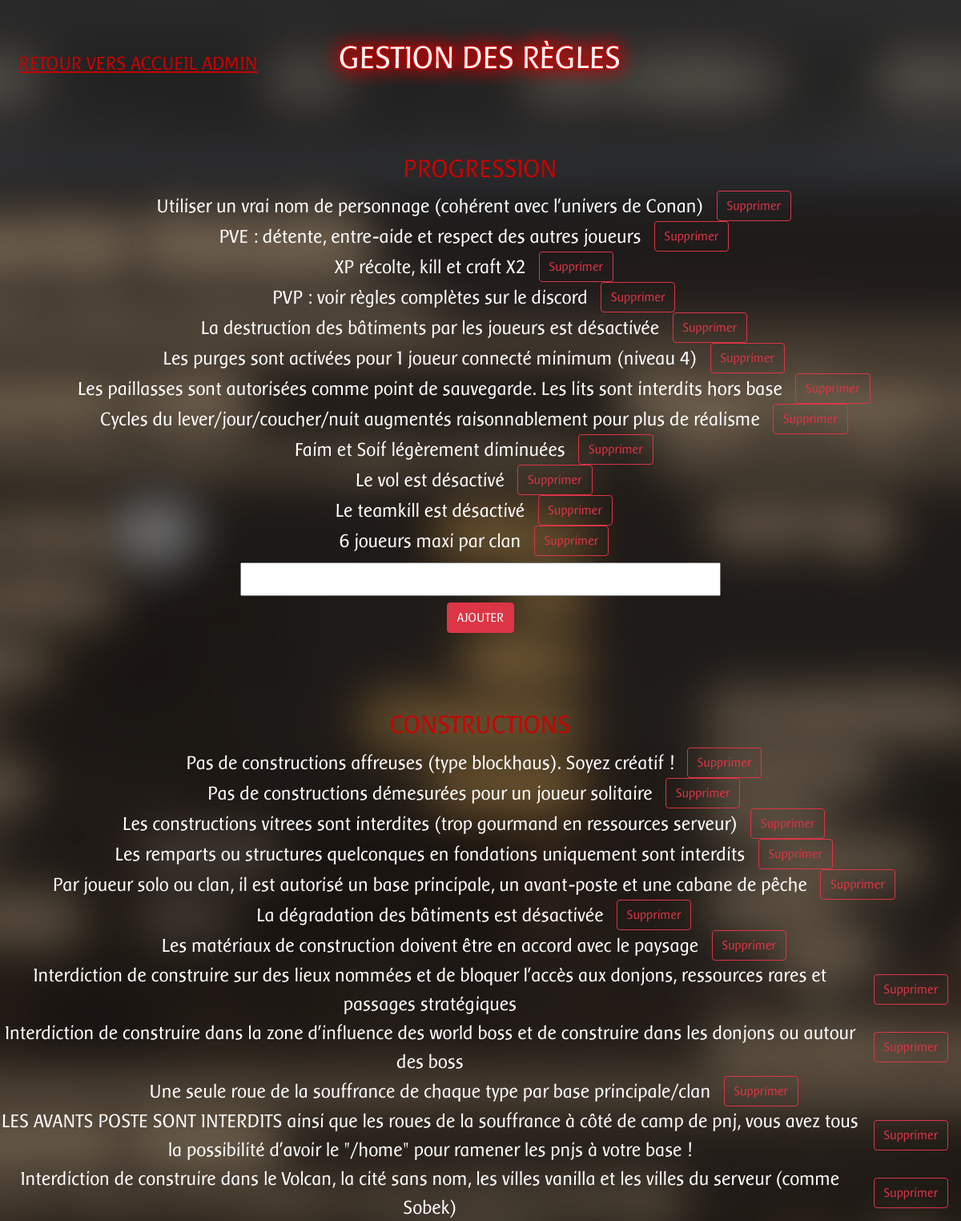
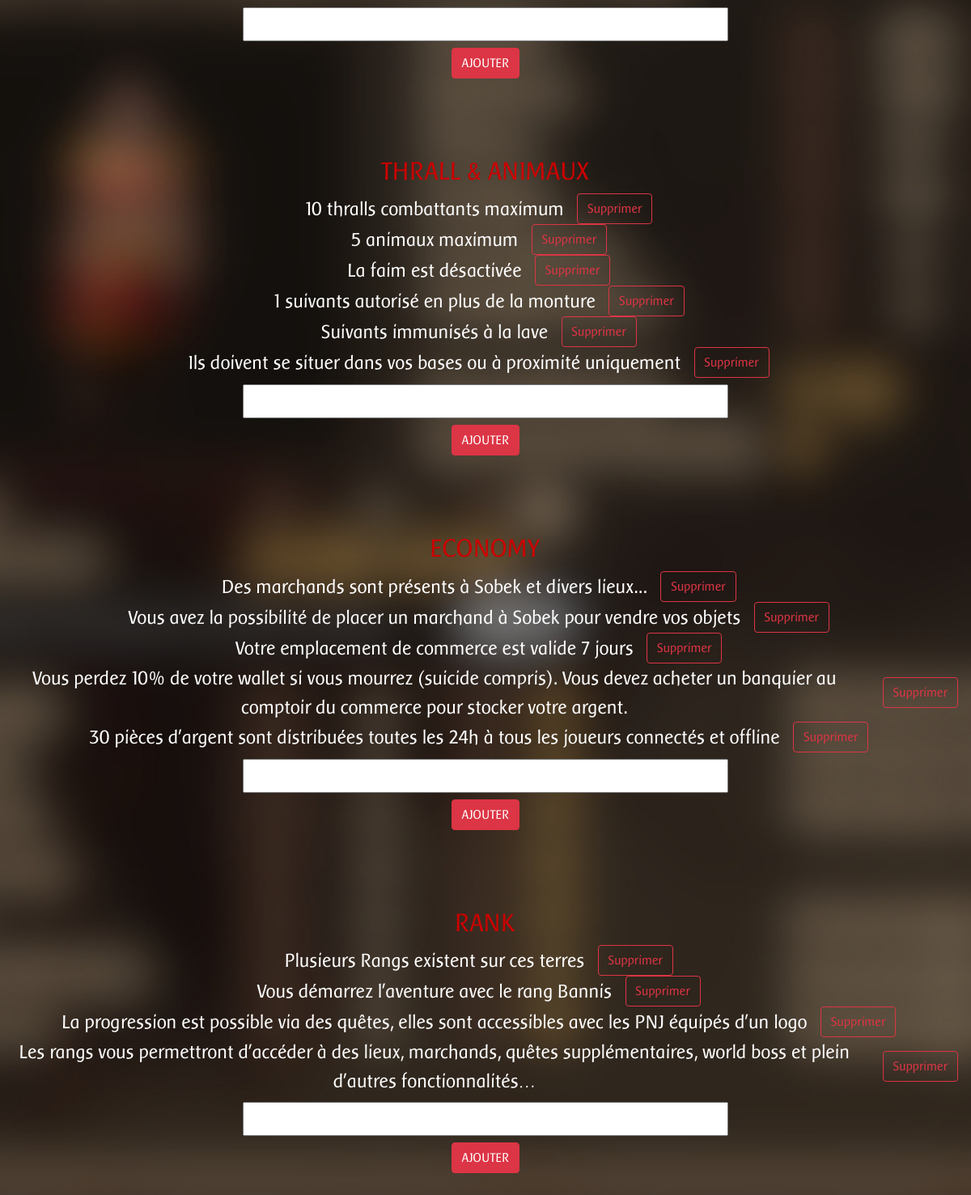
Screenshot of /admin/view/admin_rules.php with the database file from the repository (2 pictures, top to bottom).
### tables this page shows
CREATE TABLE IF NOT EXISTS `progression` (
  `id` int(11) NOT NULL AUTO_INCREMENT,
  `rule` text NOT NULL,
  PRIMARY KEY (`id`)
);

CREATE TABLE IF NOT EXISTS `construction` (
  `id` int(11) NOT NULL AUTO_INCREMENT,
  `rule` text NOT NULL,
  PRIMARY KEY (`id`)
);

CREATE TABLE IF NOT EXISTS `compagnon` (
  `id` int(11) NOT NULL AUTO_INCREMENT,
  `rule` text NOT NULL,
  PRIMARY KEY (`id`)
);

CREATE TABLE IF NOT EXISTS `economy` (
  `id` int(11) NOT NULL AUTO_INCREMENT,
  `rule` text NOT NULL,
  PRIMARY KEY (`id`)
);

CREATE TABLE IF NOT EXISTS `rank` (
  `id` int(11) NOT NULL AUTO_INCREMENT,
  `rule` text NOT NULL,
  PRIMARY KEY (`id`)
);

### admin/fonctions/requests.php (called while the page is built)
<?php
    function request_rules_progression($bdd) {
        $ajout = $bdd->query('SELECT id, rule FROM progression');
        return $ajout;
    }
    function request_rules_constructions($bdd) {
        $ajout = $bdd->query('SELECT id, rule FROM construction');
        return $ajout;
    }
    function request_rules_compagnons($bdd) {
        $ajout = $bdd->query('SELECT id, rule FROM compagnon');
        return $ajout;
    }
    function request_rules_economy($bdd) {
        $ajout = $bdd->query('SELECT id, rule FROM economy');
        return $ajout;
    }
    function request_rules_rank($bdd) {
        $ajout = $bdd->query('SELECT id, rule FROM rank');
        return $ajout;
    }
?>

### admin/view/admin_rules.php (the view, shortened to what this page needs)
<?php
$bdd = db_connect();
require('../fonctions/requests.php');
$rules_progression = request_rules_progression($bdd);
$rules_constructions = request_rules_constructions($bdd);
$rules_compagnons = request_rules_compagnons($bdd);
$rules_economy = request_rules_economy($bdd);
$rules_rank = request_rules_rank($bdd);
?>
<p id="return" class="uppercase"><a href="../index_admin.php" id="return_a" class="red">Retour vers accueil admin</a></p>
<div id="content" class="center">
  <h1 class="white center uppercase shadow-red my-5">gestion des règles</h1>
  <div class="block-rules mt-5">
    <h2 class="white center uppercase red">Progression</h2>
    <?php
      while ($progression = $rules_progression->fetch())
      {
        echo('<div class="rule">
                <p class="center white" >' . $progression['rule'] . '</p>
                <form action="#" method="post" class="my-0 mx-3">
                  <input type="text" name="base" class="hidden btn-base" value="progression" required>
                  <input type="text" name="id" class="hidden btn-id" value="' . $progression['id'] . '" required>
                  <input type="submit" value="Supprimer" class="btn btn-outline-danger btn-rule">
                </form>
              </div>'
            );
      }
    ?>
    <form action="../fonctions/post_rule.php" method="post" class="mt-2">
      <input type="text" name="rule" class="input-rule" required>
      <br>
      <input type="submit" value="AJOUTER" class="input-submit btn btn-danger mt-2">
    </form>
  </div>
  <div class="block-rules">
    <h2 class="white center uppercase red">Constructions</h2>
    <?php
      while ($construction = $rules_constructions->fetch())
      {
        echo('<div class="rule">
                <p class="center white" >' . $construction['rule'] . '</p>
                <form action="#" method="post" class="my-0 mx-3">
                  <input type="text" name="base" class="hidden btn-base" value="construction" required>
                  <input type="text" name="id" class="hidden btn-id" value="' . $construction['id'] . '" required>
                  <input type="submit" value="Supprimer" class="btn btn-outline-danger btn-rule">
                </form>
              </div>'
            );
      }
    ?>
    <form action="../fonctions/post_rule.php" method="post" class="mt-2">
      <input type="text" name="rule" class="input-rule" required>
      <br>
      <input type="submit" value="AJOUTER" class="input-submit btn btn-danger mt-2">
    </form>
  </div>
  <div class="block-rules">
    <h2 class="white center uppercase red">Thrall & Animaux</h2>
    <?php
      while ($compagnon = $rules_compagnons->fetch())
      {
        echo('<div class="rule">
                <p class="center white" >' . $compagnon['rule'] . '</p>
                <form action="#" method="post" class="my-0 mx-3">
                  <input type="text" name="base" class="hidden btn-base" value="compagnon" required>
                  <input type="text" name="id" class="hidden btn-id" value="' . $compagnon['id'] . '" required>
                  <input type="submit" value="Supprimer" class="btn btn-outline-danger btn-rule">
                </form>
              </div>'
            );
      }
    ?>
    <form action="../fonctions/post_rule.php" method="post" class="mt-2">
      <input type="text" name="rule" class="input-rule" required>
      <br>
      <input type="submit" value="AJOUTER" class="input-submit btn btn-danger mt-2">
    </form>
  </div>
  <div class="block-rules">
    <h2 class="white center uppercase red">Economy</h2>
    <?php
      while ($economy = $rules_economy->fetch())
      {
        echo('<div class="rule">
                <p class="center white" >' . $economy['rule'] . '</p>
                <form action="#" method="post" class="my-0 mx-3">
                  <input type="text" name="base" class="hidden btn-base" value="economy" required>
                  <input type="text" name="id" class="hidden btn-id" value="' . $economy['id'] . '" required>
                  <input type="submit" value="Supprimer" class="btn btn-outline-danger btn-rule">
                </form>
              </div>'
            );
      }
    ?>
    <form action="../fonctions/post_rule.php" method="post" class="mt-2">
      <input type="text" name="rule" class="input-rule" required>
      <br>
      <input type="submit" value="AJOUTER" class="input-submit btn btn-danger mt-2">
    </form>
  </div>
  <div class="block-rules">
    <h2 class="white center uppercase red">Rank</h2>
    <?php
      while ($rank = $rules_rank->fetch())
      {
        echo('<div class="rule">
                <p class="center white" >' . $rank['rule'] . '</p>
                <form action="#" method="post" class="my-0 mx-3">
                  <input type="text" name="base" class="hidden btn-base" value="rank" required>
                  <input type="text" name="id" class="hidden btn-id" value="' . $rank['id'] . '" required>
                  <input type="submit" value="Supprimer" class="btn btn-outline-danger btn-rule">
                </form>
              </div>'
            );
      }
    ?>
    <form action="../fonctions/post_rule.php" method="post" class="mt-2">
      <input type="text" name="rule" class="input-rule" required>
      <br>
      <input type="submit" value="AJOUTER" class="input-submit btn btn-danger mt-2">
    </form>
  </div>
</div>
<?php require('../template/template_admin.php'); ?>

### admin/css/admin_rules.css (style rules this page uses)
body { background-image: url(../img/bodyadmin.jpg); background-repeat: no-repeat; background-size: cover; background-attachment: fixed; }
.white { color: #ffffff; }
.center { text-align: center; }
.uppercase { text-transform: uppercase; }
.red { color: #cc0000; }
.input-rule { width: 50%; text-align: center; }
.input-submit, .input-rule, p { font-size: 1.5em; }
.rule { display: flex; justify-content: center; align-items: center; }
.block-rules { margin-bottom: 5em; }
.shadow-red { text-shadow: -1px 1px 0 #cc0000, 1px 1px 0 #cc0000, 1px -1px 0 #cc0000, -1px -1px 0 #cc0000, 0px 10px 0.5em #cc0000, 0px -10px 0.5em #cc0000, 10px 0px 0.5em #cc0000, -10px 0px 0.5em #cc0000; }
#return { position: fixed; top : 2%; left : 2%; }
#content { display: flex; flex-direction: column; justify-content: center; }
p { margin: 0 !important; }

### admin/css/admin_rules_responsive.css (style rules this page uses)
@media all and (max-width: 1690px) { body { background-position: center; } }

### polices/stylesheet.css (style rules this page uses)
body { font-family: "baars", "hyborian2", "jockey_oneregular", Arial, Helvetica, sans-serif !important; margin: 0; padding: 0; }

### rows the page displays
progression: rule "Utiliser un vrai nom de personnage (cohérent avec l'univers de Conan)"
progression: rule "PVE : détente, entre-aide et respect des autres joueurs"
progression: rule "XP récolte, kill et craft X2"
progression: rule "PVP : voir règles complètes sur le discord"
progression: rule "La destruction des bâtiments par les joueurs est désactivée"
progression: rule "Les purges sont activées pour 1 joueur connecté minimum (niveau 4)"
progression: rule "Les paillasses sont autorisées comme point de sauvegarde. Les lits sont interdits hors base"
progression: rule "Cycles du lever/jour/coucher/nuit augmentés raisonnablement pour plus de réalisme"
progression: rule "Faim et Soif légèrement diminuées"
progression: rule "Le vol est désactivé"
progression: rule "Le teamkill est désactivé"
progression: rule "6 joueurs maxi par clan"
construction: rule "Pas de constructions affreuses (type blockhaus). Soyez créatif !"
construction: rule "Pas de constructions démesurées pour un joueur solitaire"
construction: rule "Les constructions vitrees sont interdites (trop gourmand en ressources serveur)"
construction: rule "Les remparts ou structures quelconques en fondations uniquement sont interdits"
construction: rule "Par joueur solo ou clan, il est autorisé un base principale, un avant-poste et une cabane de pêche"
construction: rule "La dégradation des bâtiments est désactivée"
construction: rule "Les matériaux de construction doivent être en accord avec le paysage"
construction: rule "Interdiction de construire sur des lieux nommées et de bloquer l'accès aux donjons, ressources rares et passages stratégiques"
construction: rule "Interdiction de construire dans la zone d'influence des world boss et de construire dans les donjons ou autour des boss"
construction: rule "Une seule roue de la souffrance de chaque type par base principale/clan"
construction: rule "LES AVANTS POSTE SONT INTERDITS ainsi que les roues de la souffrance à côté de camp de pnj, vous avez tous la possibilité d'avoir le \"/home\" pour ramener les pnjs à votre base !"
construction: rule "Interdiction de construire dans le Volcan, la cité sans nom, les villes vanilla et les villes du serveur (comme Sobek)"
compagnon: rule "10 thralls combattants maximum"
compagnon: rule "5 animaux maximum"
compagnon: rule "La faim est désactivée"
compagnon: rule "1 suivants autorisé en plus de la monture"
compagnon: rule "Suivants immunisés à la lave"
compagnon: rule "Ils doivent se situer dans vos bases ou à proximité uniquement"
economy: rule "Des marchands sont présents à Sobek et divers lieux..."
economy: rule "Vous avez la possibilité de placer un marchand à Sobek pour vendre vos objets"
economy: rule "Votre emplacement de commerce est valide 7 jours"
economy: rule "Vous perdez 10% de votre wallet si vous mourrez (suicide compris). Vous devez acheter un banquier au comptoir du commerce pour stocker votre argent."
economy: rule "30 pièces d’argent sont distribuées toutes les 24h à tous les joueurs connectés et offline"
rank: rule "Plusieurs Rangs existent sur ces terres"
rank: rule "Vous démarrez l’aventure avec le rang Bannis"
rank: rule "La progression est possible via des quêtes, elles sont accessibles avec les PNJ équipés d'un logo"
rank: rule "Les rangs vous permettront d’accéder à des lieux, marchands, quêtes supplémentaires, world boss et plein d'autres fonctionnalités…"
